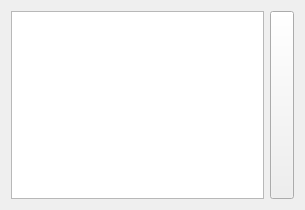
<?xml version="1.0" encoding="UTF-8"?>
<ui version="4.0">
 <class>LogPrintWgt</class>
 <widget class="QWidget" name="LogPrintWgt">
  <property name="geometry">
   <rect>
    <x>0</x>
    <y>0</y>
    <width>305</width>
    <height>210</height>
   </rect>
  </property>
  <property name="windowTitle">
   <string>Form</string>
  </property>
  <property name="windowIcon">
   <iconset resource="ZooCmdUI.qrc">
    <normaloff>:/images/Resources/images/log.png</normaloff>:/images/Resources/images/log.png</iconset>
  </property>
  <layout class="QHBoxLayout" name="horizontalLayout">
   <item>
    <widget class="QTextBrowser" name="textBrowser"/>
   </item>
   <item>
    <layout class="QVBoxLayout" name="verticalLayout">
     <item>
      <widget class="QToolButton" name="toolButton">
       <property name="sizePolicy">
        <sizepolicy hsizetype="Fixed" vsizetype="Expanding">
         <horstretch>0</horstretch>
         <verstretch>0</verstretch>
        </sizepolicy>
       </property>
       <property name="toolTip">
        <string>清理</string>
       </property>
       <property name="text">
        <string/>
       </property>
       <property name="icon">
        <iconset resource="ZooCmdUI.qrc">
         <normaloff>:/images/Resources/images/clean.png</normaloff>:/images/Resources/images/clean.png</iconset>
       </property>
      </widget>
     </item>
    </layout>
   </item>
  </layout>
 </widget>
 <resources>
  <include location="ZooCmdUI.qrc"/>
 </resources>
 <connections/>
</ui>
